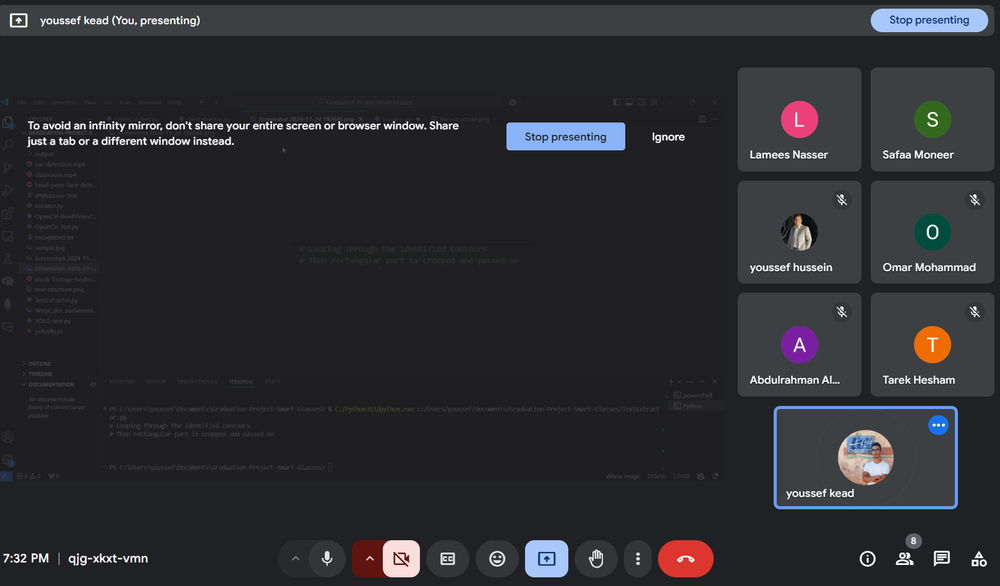
#> input picture Screenshot 2024-11-24 193229.png, 1000 x 586 px, shrunk from 1617 x 947 before the run, found by its file name
$ python TextExtractor.py
#> lines starting #> are read from the running program, lines starting #| are printed output that depends on the picture; after the words box and inside, x2 and y2 are one past the last pixel; in counts of white or black regions, pixels touching at a corner belong together
import cv2
import pytesseract

class TextExtractor:

    def __init__(self, image: str):
        self.image = image
        self.text_with_locations = []  # List to store text with bounding box info
        self.fullText = ""

    def __str__(self):
        return "The TextExtractor class processes images to extract text and bounding box locations using PyTesseract."

    def set_tesseract_cmd(self, path: str):
        pytesseract.pytesseract.tesseract_cmd = path

    def extract_text(self):
        # Read and preprocess the image
        img = cv2.imread(self.image)
#> img is the input picture: shape (586, 1000, 3); mean B, G, R 48.5, 44.7, 44.2
        gray = cv2.cvtColor(img, cv2.COLOR_BGR2GRAY)
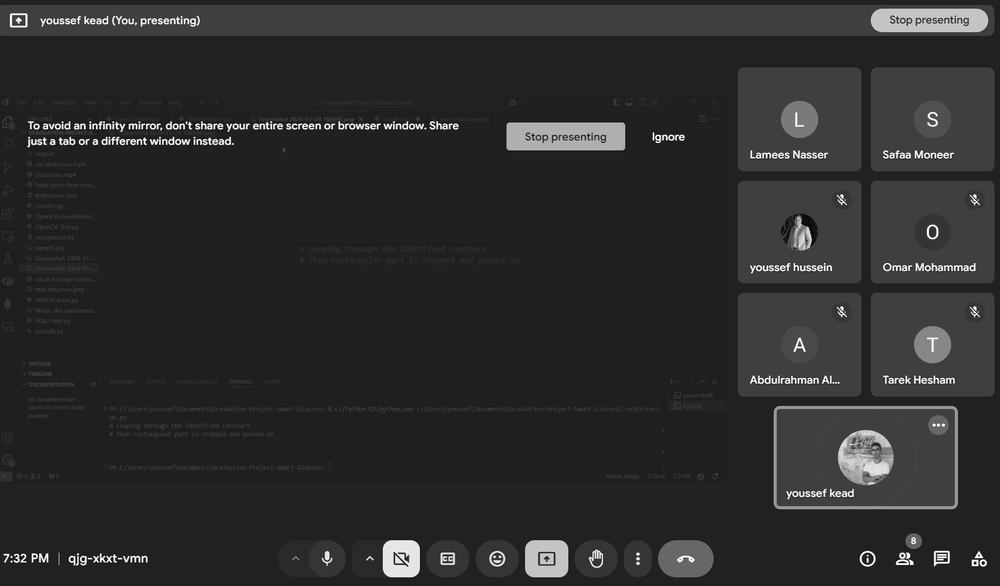
#> gray: shape (586, 1000); min 0, max 255, mean 44.8
        ret, thresh1 = cv2.threshold(gray, 0, 255, cv2.THRESH_OTSU | cv2.THRESH_BINARY_INV)
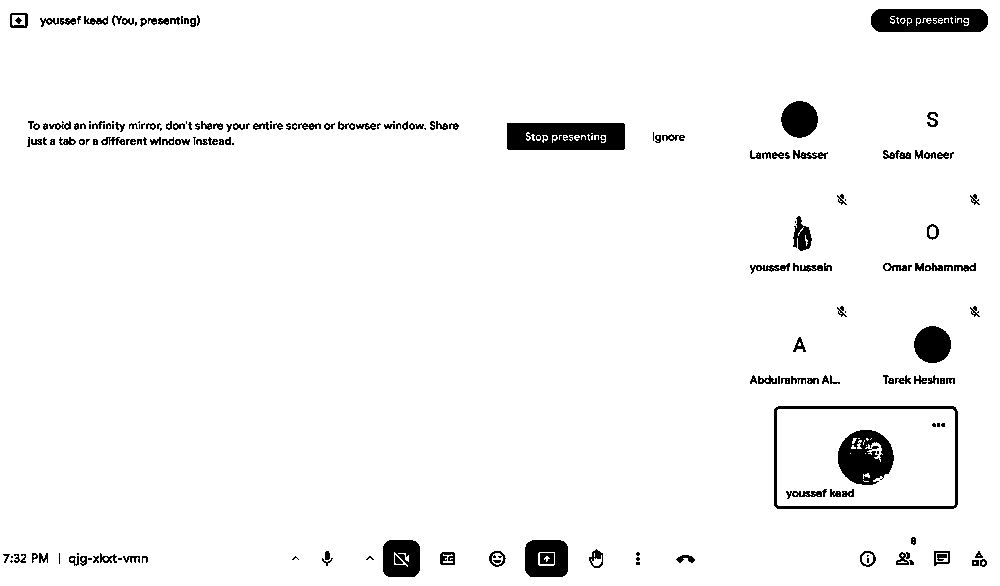
#> thresh1: shape (586, 1000); 96.2% white; 202 black regions (58 under 20 px), largest, box (x1, y1, x2, y2) and area: (507, 123, 625, 150) 2910, (871, 9, 988, 32) 2385, (838, 430, 894, 485) 2146
#> ret = 110

        # Dilation to merge text regions
        rect_kernel = cv2.getStructuringElement(cv2.MORPH_RECT, (18, 18))
        dilation = cv2.dilate(thresh1, rect_kernel, iterations=1)
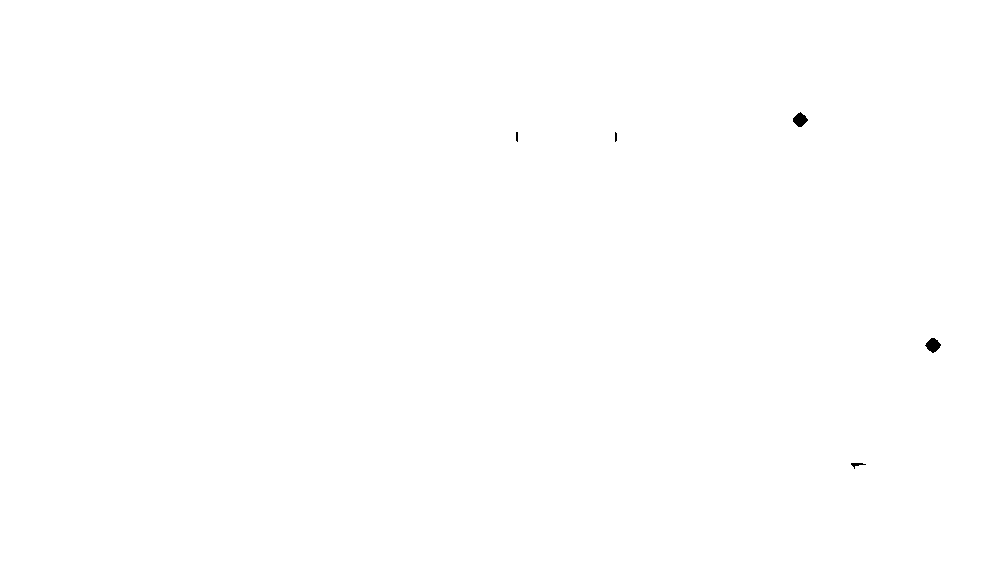
#> dilation: shape (586, 1000); 99.9% white; 5 black regions (2 under 20 px)

        # Finding contours
        contours, hierarchy = cv2.findContours(dilation, cv2.RETR_EXTERNAL, cv2.CHAIN_APPROX_NONE)
#> contours = 1 contour; box (x1, y1, x2, y2) and area: (0, 0, 1000, 586) 584415

        # Initialize results
        self.text_with_locations = []
        self.fullText = ""

        # Loop through contours to extract text and bounding box locations
        for cnt in contours:
            x, y, w, h = cv2.boundingRect(cnt)
            cropped = img[y:y + h, x:x + w]

            # Perform OCR on cropped region
            text = pytesseract.image_to_string(cropped).strip()

            if text:  # Only consider non-empty text
                self.fullText += text + "\n"
                self.text_with_locations.append({
                    "text": text,
                    "bounding_box": (x, y, w, h)
                })
#> this loop made 1 pass
#> after the loop, self.fullText = ''; self.text_with_locations = []

        return self.text_with_locations

    def export_to_file(self, filename="recognized.txt"):
        with open(filename, "w") as file:
            for item in self.text_with_locations:
                file.write(f"Text: {item['text']}\n")
                file.write(f"Bounding Box: {item['bounding_box']}\n")
                file.write("\n")

# Example usage
if __name__ == "__main__":
    pytesseract.pytesseract.tesseract_cmd = 'C:/Program Files/Tesseract-OCR/Tesseract.exe'

    extractor = TextExtractor("Screenshot 2024-11-24 193229.png")
#> (the run stopped early here; a loop or call above may not have finished)

$ run again, with Screenshot 2024-11-24 192646.png copied over Screenshot 2024-11-24 193229.png
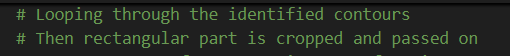
#> input picture Screenshot 2024-11-24 192646.png, 510 x 56 px, found by its file name
#> in extract_text, img is the input picture: shape (56, 510, 3); mean B, G, R 33.9, 40.3, 35.9
#> in extract_text, `gray = cv2.cvtColor(img, cv2.COLOR_BGR2GRAY)`:
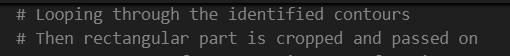
#> gray: shape (56, 510); min 2, max 131, mean 38.3
#> in extract_text, `ret, thresh1 = cv2.threshold(gray, 0, 255, cv2.THRESH_OTSU | cv2.THRES..`:
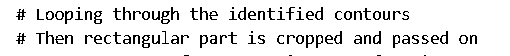
#> thresh1: shape (56, 510); 90.1% white; black in thin lines or dots, all inside (x1, y1, x2, y2) = (16, 7, 477, 56)
#> ret = 63
#> dilation: shape (56, 510); every value is 255
#> contours = 1 contour; box (x1, y1, x2, y2) and area: (0, 0, 510, 56) 27995
#> the loop in extract_text, `for cnt in contours:` made 1 pass
#> after the loop in extract_text, `for cnt in contours:`: self.fullText = ''; self.text_with_locations = []
